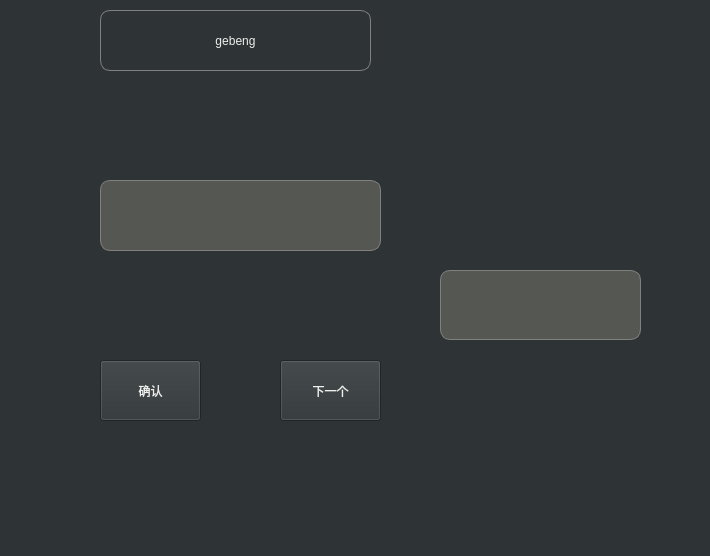
<?xml version="1.0" encoding="UTF-8"?>
<ui version="4.0">
 <class>Form2</class>
 <widget class="QWidget" name="Form2">
  <property name="geometry">
   <rect>
    <x>0</x>
    <y>0</y>
    <width>710</width>
    <height>556</height>
   </rect>
  </property>
  <property name="windowTitle">
   <string>Form</string>
  </property>
  <property name="styleSheet">
   <string notr="true">background-color: rgb(46, 52, 54);</string>
  </property>
  <widget class="QLabel" name="label">
   <property name="geometry">
    <rect>
     <x>100</x>
     <y>10</y>
     <width>271</width>
     <height>61</height>
    </rect>
   </property>
   <property name="styleSheet">
    <string notr="true">color: rgb(238, 238, 236);
background-color: rgb(46, 52, 54);
border: 1px solid gray;/*设置边框的粗细，以及颜色*/
border-radius: 10px;   /*设置圆角的大小*/
font: 16pt &quot;Ubuntu&quot;;</string>
   </property>
   <property name="text">
    <string>gebeng</string>
   </property>
   <property name="alignment">
    <set>Qt::AlignCenter</set>
   </property>
  </widget>
  <widget class="QLineEdit" name="input">
   <property name="geometry">
    <rect>
     <x>100</x>
     <y>180</y>
     <width>281</width>
     <height>71</height>
    </rect>
   </property>
   <property name="styleSheet">
    <string notr="true">background-color: rgb(85, 87, 83);
color: rgb(238, 238, 236);
qproperty-alignment:AlignHCenter;
font: 20pt &quot;Ubuntu&quot;;
border: 1px solid gray;
border-radius: 10px;
padding: 0 8px;
selection-background-color: darkgray;</string>
   </property>
  </widget>
  <widget class="QPushButton" name="btnA">
   <property name="geometry">
    <rect>
     <x>100</x>
     <y>360</y>
     <width>101</width>
     <height>61</height>
    </rect>
   </property>
   <property name="styleSheet">
    <string notr="true">color: rgb(238, 238, 236);
font: 15pt &quot;Ubuntu&quot;; </string>
   </property>
   <property name="text">
    <string>确认</string>
   </property>
  </widget>
  <widget class="QPushButton" name="btnB">
   <property name="geometry">
    <rect>
     <x>280</x>
     <y>360</y>
     <width>101</width>
     <height>61</height>
    </rect>
   </property>
   <property name="styleSheet">
    <string notr="true">color: rgb(238, 238, 236);
font: 15pt &quot;Ubuntu&quot;;</string>
   </property>
   <property name="text">
    <string>下一个</string>
   </property>
  </widget>
  <widget class="QTextEdit" name="remark">
   <property name="geometry">
    <rect>
     <x>440</x>
     <y>270</y>
     <width>201</width>
     <height>70</height>
    </rect>
   </property>
   <property name="styleSheet">
    <string notr="true">background-color: rgb(85, 87, 83);
color: rgb(238, 238, 236);
font: 10pt &quot;Ubuntu&quot;;
border: 1px solid gray;
border-radius: 10px;
padding: 0 8px;
color: rgb(252, 233, 79);
font: 15pt &quot;Ubuntu&quot;;
selection-background-color: darkgray;</string>
   </property>
   <property name="html">
    <string>&lt;!DOCTYPE HTML PUBLIC &quot;-//W3C//DTD HTML 4.0//EN&quot; &quot;http://www.w3.org/TR/REC-html40/strict.dtd&quot;&gt;
&lt;html&gt;&lt;head&gt;&lt;meta name=&quot;qrichtext&quot; content=&quot;1&quot; /&gt;&lt;style type=&quot;text/css&quot;&gt;
p, li { white-space: pre-wrap; }
&lt;/style&gt;&lt;/head&gt;&lt;body style=&quot; font-family:'Ubuntu'; font-size:15pt; font-weight:400; font-style:normal;&quot;&gt;
&lt;p style=&quot;-qt-paragraph-type:empty; margin-top:0px; margin-bottom:0px; margin-left:0px; margin-right:0px; -qt-block-indent:0; text-indent:0px; font-size:10pt;&quot;&gt;&lt;br /&gt;&lt;/p&gt;&lt;/body&gt;&lt;/html&gt;</string>
   </property>
  </widget>
 </widget>
 <resources/>
 <connections/>
</ui>
